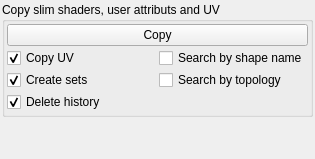
      <widget class="QWidget" name="Tools">
       <property name="toolTip">
        <string>Tools</string>
       </property>
       <property name="autoFillBackground">
        <bool>true</bool>
       </property>
       <attribute name="title">
        <string>Tools</string>
       </attribute>
       <layout class="QVBoxLayout" name="verticalLayout_9">
        <property name="spacing">
         <number>2</number>
        </property>
        <property name="margin">
         <number>2</number>
        </property>
        <item>
         <widget class="QGroupBox" name="groupBox_3">
          <property name="title">
           <string>Copy slim shaders, user attributs and UV</string>
          </property>
          <layout class="QVBoxLayout" name="verticalLayout_10">
           <property name="spacing">
            <number>2</number>
           </property>
           <property name="margin">
            <number>2</number>
           </property>
           <item>
            <widget class="QPushButton" name="render_char_build_button">
             <property name="text">
              <string>Copy</string>
             </property>
            </widget>
           </item>
           <item>
            <layout class="QFormLayout" name="formLayout">
             <property name="topMargin">
              <number>0</number>
             </property>
             <item row="0" column="0">
              <widget class="QCheckBox" name="copy_uv_checkBox">
               <property name="sizePolicy">
                <sizepolicy hsizetype="Fixed" vsizetype="Fixed">
                 <horstretch>0</horstretch>
                 <verstretch>0</verstretch>
                </sizepolicy>
               </property>
               <property name="minimumSize">
                <size>
                 <width>150</width>
                 <height>0</height>
                </size>
               </property>
               <property name="text">
                <string>Copy UV</string>
               </property>
               <property name="checked">
                <bool>true</bool>
               </property>
              </widget>
             </item>
             <item row="0" column="1">
              <widget class="QCheckBox" name="search_by_shape_checkBox">
               <property name="text">
                <string>Search by shape name</string>
               </property>
               <property name="checked">
                <bool>false</bool>
               </property>
              </widget>
             </item>
             <item row="1" column="0">
              <widget class="QCheckBox" name="create_sets_checkBox">
               <property name="sizePolicy">
                <sizepolicy hsizetype="Fixed" vsizetype="Fixed">
                 <horstretch>0</horstretch>
                 <verstretch>0</verstretch>
                </sizepolicy>
               </property>
               <property name="minimumSize">
                <size>
                 <width>150</width>
                 <height>0</height>
                </size>
               </property>
               <property name="text">
                <string>Create sets</string>
               </property>
               <property name="checked">
                <bool>true</bool>
               </property>
              </widget>
             </item>
             <item row="1" column="1">
              <widget class="QCheckBox" name="search_by_topology_checkBox">
               <property name="text">
                <string>Search by topology</string>
               </property>
              </widget>
             </item>
             <item row="2" column="0">
              <widget class="QCheckBox" name="delete_history_checkBox">
               <property name="sizePolicy">
                <sizepolicy hsizetype="Fixed" vsizetype="Fixed">
                 <horstretch>0</horstretch>
                 <verstretch>0</verstretch>
                </sizepolicy>
               </property>
               <property name="minimumSize">
                <size>
                 <width>150</width>
                 <height>0</height>
                </size>
               </property>
               <property name="text">
                <string>Delete history</string>
               </property>
               <property name="checked">
                <bool>true</bool>
               </property>
              </widget>
             </item>
             <item row="2" column="1">
              <spacer name="verticalSpacer_4">
               <property name="orientation">
                <enum>Qt::Vertical</enum>
               </property>
               <property name="sizeType">
                <enum>QSizePolicy::Fixed</enum>
               </property>
               <property name="sizeHint" stdset="0">
                <size>
                 <width>20</width>
                 <height>15</height>
                </size>
               </property>
              </spacer>
             </item>
            </layout>
           </item>
          </layout>
         </widget>
        </item>
        <item>
         <spacer name="verticalSpacer_5">
          <property name="orientation">
           <enum>Qt::Vertical</enum>
          </property>
          <property name="sizeHint" stdset="0">
           <size>
            <width>20</width>
            <height>40</height>
           </size>
          </property>
         </spacer>
        </item>
       </layout>
      </widget>
